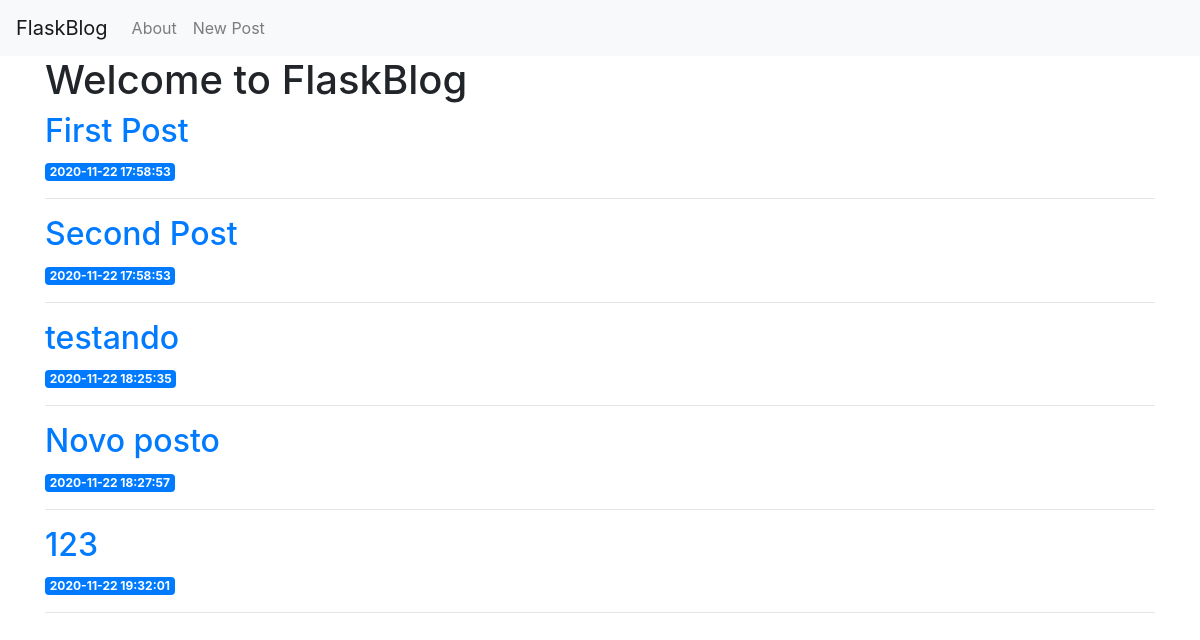
The page / on the database its author committed.
### tables this page shows
CREATE TABLE posts (
    id INTEGER PRIMARY KEY AUTOINCREMENT,
    created TIMESTAMP NOT NULL DEFAULT CURRENT_TIMESTAMP,
    title TEXT NOT NULL,
    content TEXT NOT NULL
);

### app.py (the view)
@app.route('/')
def index():
    conn = get_db_connection()
    posts = conn.execute('SELECT * FROM posts').fetchall()
    conn.close()
    return render_template('index.html', posts=posts)

### app.py (called while the page is built)
def get_db_connection():
    conn = sqlite3.connect('database.db')
    conn.row_factory = sqlite3.Row
    return conn

### templates/index.html (shortened to what this page needs)
{% extends 'base.html' %}
{% block content %}
    <h1>{% block title %} Welcome to FlaskBlog {% endblock %}</h1>
    {% for post in posts %}
        <a href="#">
            <h2>{{ post['title'] }}</h2>
        </a>
        <span class="badge badge-primary">{{ post['created'] }}</span>
        <hr>
    {% endfor %}
{% endblock %}

### templates/base.html (shortened to what this page needs)
<!doctype html>
<html lang="en">
  <head>
    <link rel="stylesheet" href="https://stackpath.bootstrapcdn.com/bootstrap/4.3.1/css/bootstrap.min.css">
  </head>
  <body>
    <nav class="navbar navbar-expand-md navbar-light bg-light">
        <a class="navbar-brand" href="{{ url_for('index')}}">FlaskBlog</a>
        <div class="collapse navbar-collapse" id="navbarNav">
            <ul class="navbar-nav">
            <li class="nav-item">
                <a class="nav-link" href="#">About</a>
            </li>
            <li class="nav-item">
                <a class="nav-link" href="{{url_for('create')}}">New Post</a>
            </li>
            </ul>
        </div>
    </nav>
    <div class="container">
        {% block content %} {% endblock %}
    </div>
  </body>
</html>

### rows shown on the page
posts: title "First Post", created "2020-11-22 17:58:53"
posts: title "Second Post", created "2020-11-22 17:58:53"
posts: title "testando", created "2020-11-22 18:25:35"
posts: title "Novo posto", created "2020-11-22 18:27:57"
posts: title "123", created "2020-11-22 19:32:01"
